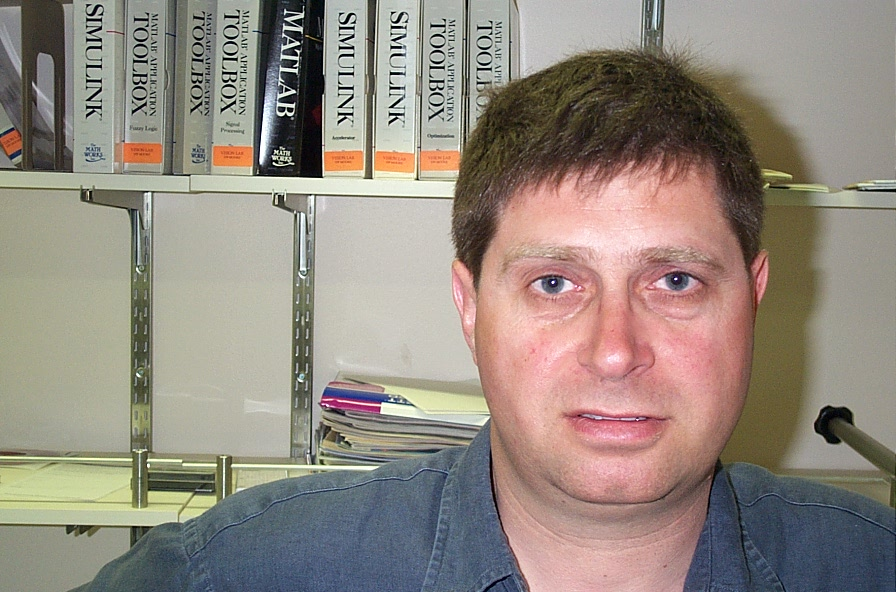
#> input picture homework3/image_0001.jpg, 896 x 592 px; its folder holds only this picture in this run
$ python -i eigenface.py   (imports and definitions only)
#> lines starting #> are read from the running program, lines starting #| are printed output that depends on the picture
import cv2
import numpy as np
import logging
import coloredlogs
import random
import os
from numpy.core.numeric import Infinity
from tqdm import tqdm
import scipy.sparse.linalg as sla
import scipy.linalg as la
import json
import math

log = logging.getLogger(__name__)
# [1 line not run here, left out]


class EigenFaceException(Exception):
    # [6 lines left out: function __init__, not called in this run]


class EigenFaceUtils:
    # desired face mask values to be used
    def __init__(self, width=128, height=128, left=np.array([48, 48]), right=np.array([80, 48]), isColor=False, nEigenFaces=None, targetPercentage=None, useBuiltin=False, useHighgui=True):
        # # at least one of them should be provided
        # assert nEigenFaces is not None or targetPercentage is not None
        self.w = width
        self.h = height
        self.l = left  # x, y
        self.r = right  # x, y
        self.face_cascade = None
        self.eye_cascade = None
        self.eyeDict = {}
        self.batch = None  # samples
        self.covar = None  # covariances
        self.eigenValues = None
        self.eigenVectors = None
        self.eigenFaces = None
        self.mean = None
        self.isColor = isColor
        self.nEigenFaces = nEigenFaces
        self.targetPercentage = targetPercentage
        self.useBuiltin = useBuiltin
        self.useHighgui = useHighgui
        self.pathList = None
        self.faceDict = {}
        # ! cannot be pickled, rememeber to delete after loading
        try:
            self.face_cascade = cv2.CascadeClassifier("haarcascade_frontalface_default.xml")
            self.eye_cascade = cv2.CascadeClassifier("haarcascade_eye.xml")
        except Exception as e:
            log.error(f"Cannot load CascadeClassifier {e}")

    def alignFace2Mask(self, face: np.ndarray, left: np.ndarray, right: np.ndarray) -> np.ndarray:
        faceVect = left - right
        maskVect = self.l - self.r
        log.info(f"Getting faceVect: {faceVect} and maskVect: {maskVect}")
        faceNorm = np.linalg.norm(faceVect)
        maskNorm = np.linalg.norm(maskVect)
        log.info(f"Getting faceNorm: {faceNorm} and maskNorm: {maskNorm}")
        scale = maskNorm / faceNorm
        log.info(f"Should scale the image to: {scale}")
        faceAngle = np.degrees(np.arctan2(*faceVect))
        maskAngle = np.degrees(np.arctan2(*maskVect))
        angle = maskAngle - faceAngle
        log.info(f"Should rotate the image: {maskAngle} - {faceAngle} = {angle} degrees")
        faceCenter = (left+right)/2
        maskCenter = (self.l+self.r) / 2
        log.info(f"Getting faceCenter: {faceCenter} and maskCenter: {maskCenter}")
        translation = maskCenter - faceCenter
        log.info(f"Should translate the image using: {translation}")

        if scale > 1:
            # if we're scaling up, we should first translate then do the scaling
            # else the image will get cropped
            # and we'd all want to use the larger destination width*height
            M = np.array([[1, 0, translation[0]],
                          [0, 1, translation[1]]])
            face = cv2.warpAffine(face, M, (self.w, self.h))
            M = cv2.getRotationMatrix2D(tuple(maskCenter), angle, scale)
            face = cv2.warpAffine(face, M, (self.w, self.h))
        else:
            # if we're scaling down, we should first rotate and scale then translate
            # else the image will get cropped
            # and we'd all want to use the larger destination width*height
            M = cv2.getRotationMatrix2D(tuple(faceCenter), angle, scale)
            face = cv2.warpAffine(face, M, (face.shape[1], face.shape[0]))
            M = np.array([[1, 0, translation[0]],
                          [0, 1, translation[1]]])
            face = cv2.warpAffine(face, M, (self.w, self.h))
        return face

    def detectFacesEyes(self, gray: np.ndarray) -> np.ndarray:
        # Detect faces and eyes on a grayscale image
        # rememeber to convert color before calling this
        faces = self.face_cascade.detectMultiScale(gray, 1.3, 5)
        eyes = np.ndarray((0, 2))
        # assuming only one face here
        for (x, y, w, h) in faces:
            roi_gray = gray[y:y+h, x:x+w]
            new = self.eye_cascade.detectMultiScale(roi_gray)
            for (dx, dy, dw, dh) in new:
                eyes = np.concatenate([eyes, np.array([[dx+dw/2+x, dy+dh/2+y]])])
        order = np.argsort(eyes[:, 0])  # sort by first column, which is x
        eyes = eyes[order]
        return faces, eyes

    @property
    def grayLen(self):
        return self.w*self.h

    @property
    def colorLen(self):
        return self.grayLen*3

    @property
    def shouldLen(self):
        return self.colorLen if self.isColor else self.grayLen

    # [10 lines left out: function equalizeHistColor, not called in this run]

    def getEyes(self, name, img=None):
        # Try getting eye position of an image
        # first check internal dictionary for already loaded txt file
        # then try recognizing the eye
        # ! this function assume you've already loaded the txt files
        # else it will just perform haar cascaded recognition
        # name = os.path.basename(name)  # get file name
        # name = os.path.splitext(name)[0]  # without ext
        if not name in self.eyeDict:
            # cannot find the already processed data in dict
            if self.isColor:
                gray = cv2.cvtColor(img, cv2.COLOR_BGR2GRAY)
            else:
                gray = img
            eyes = self.detectFacesEyes(gray)[1]  # we only need the eyes
            self.eyeDict[name] = eyes
            log.info(f"eyeDict updated: {self.eyeDict[name]}")
            return eyes
        else:
            return self.eyeDict[name]

    def getImage(self, name, manual_check=False) -> np.ndarray:
        # the load the image accordingly
        if self.isColor:
            img = cv2.imread(name, cv2.IMREAD_COLOR)
        else:
            img = cv2.imread(name, cv2.IMREAD_GRAYSCALE)

        # try getting eye position
        basename = os.path.basename(name)  # get file name
        basename = os.path.splitext(basename)[0]  # without ext
        eyes = self.getEyes(basename, img)
        log.info(f"Getting eyes: {eyes}")
        if not len(eyes) == 2:
            log.warning(f"Cannot get two eyes from this image: {name}, {len(eyes)} eyes")
            del self.eyeDict[basename]
            raise EigenFaceException("Bad image")

        # align according to eye position
        dst = self.alignFace2Mask(img, eyes[0], eyes[1])

        # hist equalization
        if self.isColor:
            dst = self.equalizeHistColor(dst)
        else:
            dst = cv2.equalizeHist(dst)

        # should we check every image before/after loading?
        if manual_check:
            cv2.imshow(name, dst)
            cv2.waitKey()
            cv2.destroyWindow(name)
        return dst

    def getImageFull(self, imgname) -> np.ndarray:
        # Load the image specified and check for corresponding txt file to get the eye position from the file
        txtname = f"{os.path.splitext(imgname)[0]}.txt"
        if os.path.isfile(txtname):
            self.updateEyeDictEntry(txtname)

        log.info(f"Loading image: {imgname}")
        return self.getImage(imgname)
#> in getImage, `img = cv2.imread(name, cv2.IMREAD_GRAYSCALE)`:
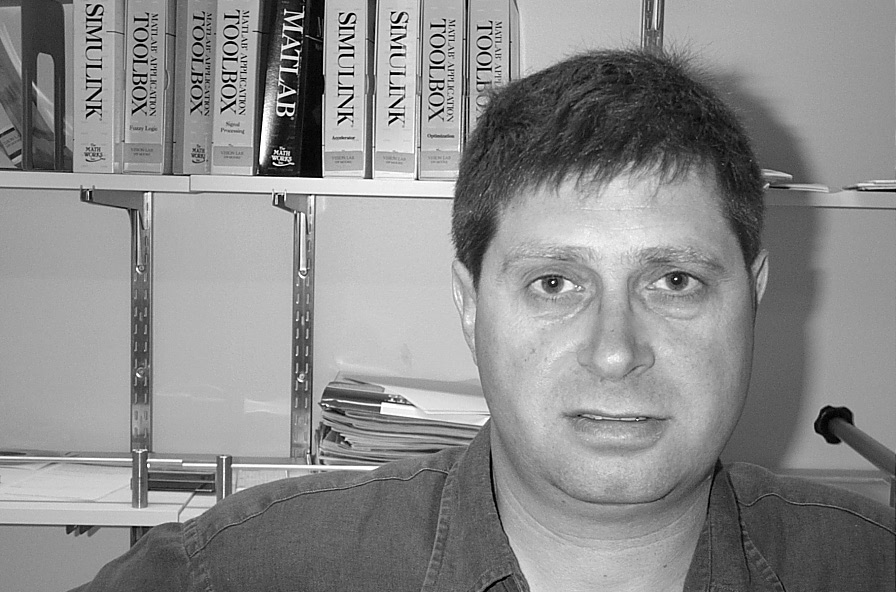
#> img: shape (592, 896); min 0, max 255, mean 139.1
#> in detectFacesEyes, `faces = self.face_cascade.detectMultiScale(gray, 1.3, 5)`: faces = [[450, 158, 334, 334]]
#> the loop in detectFacesEyes, `for (x, y, w, h) in faces:` made 1 pass
#> (x, y, w, h, new) on pass 1: (450, 158, 334, 334, [[65, 93, 67, 67], [192, 89, 70, 70]])
#> pass 1, in detectFacesEyes, `roi_gray = gray[y:y+h, x:x+w]`:
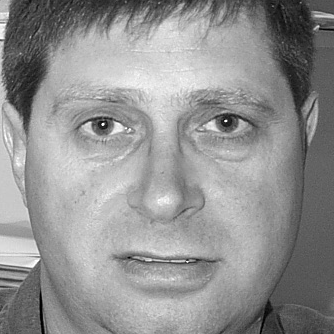
#> roi_gray: shape (334, 334); min 0, max 255, mean 145.5
#> in getEyes, `eyes = self.detectFacesEyes(gray)[1]`: eyes = [[548.5, 284.5], [677, 282]]
#> in alignFace2Mask, `faceVect = left - right`: faceVect = [-128.5, 2.5]
#> in alignFace2Mask, `faceNorm = np.linalg.norm(faceVect)`: faceNorm = 128.5
#> in alignFace2Mask, `scale = maskNorm / faceNorm`: scale = 0.249
#> in alignFace2Mask, `faceAngle = np.degrees(np.arctan2(*faceVect))`: faceAngle = -88.89
#> in alignFace2Mask, `angle = maskAngle - faceAngle`: angle = -1.11
#> in alignFace2Mask, `faceCenter = (left+right)/2`: faceCenter = [612.8, 283.2]
#> in alignFace2Mask, `translation = maskCenter - faceCenter`: translation = [-548.8, -235.2]
#> in alignFace2Mask, `M = cv2.getRotationMatrix2D(tuple(faceCenter), angle, scale)`: M = [[0.249, -0.00484, 461.6], [0.00484, 0.249, 209.8]]
#> in alignFace2Mask, `face = cv2.warpAffine(face, M, (face.shape[1], face.shape[0]))`:
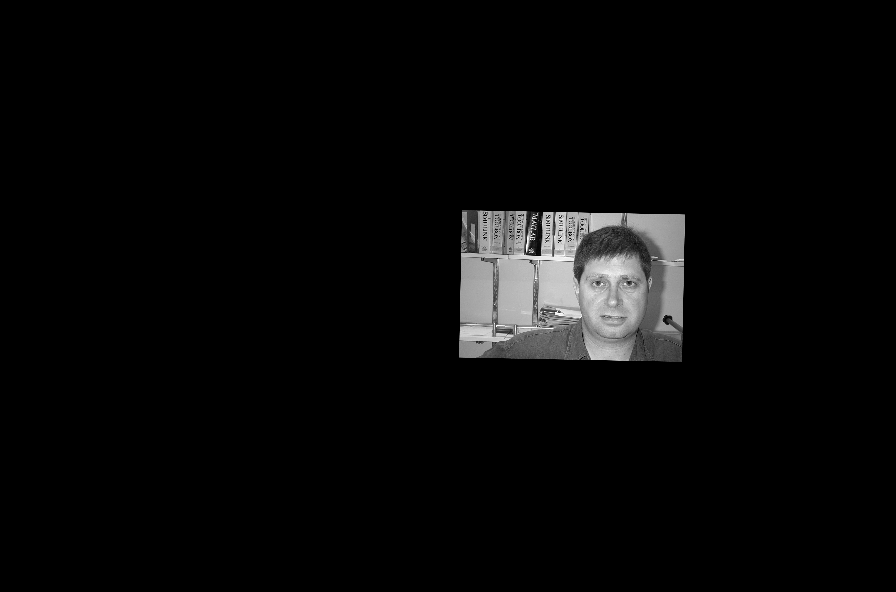
#> face: shape (592, 896); min 0, max 255, mean 8.6
#> in alignFace2Mask, `M = np.array([[1, 0, translation[0]], [0, 1, translation[1]]])`: M = [[1, 0, -548.8], [0, 1, -235.2]]
#> in alignFace2Mask, `face = cv2.warpAffine(face, M, (self.w, self.h))`:
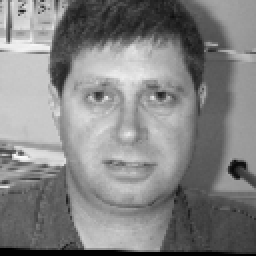
#> face: shape (128, 128) (shown 2 times larger); min 0, max 251, mean 131.4
#> in getImage, `dst = cv2.equalizeHist(dst)`:
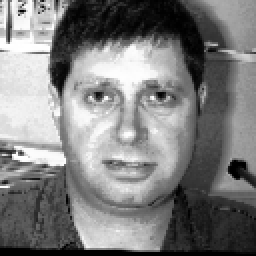
#> dst: shape (128, 128) (shown 2 times larger); min 0, max 255, mean 126

    # [268 lines left out: functions updateBatchData, updateEyeDict, updateEyeDictEntry, updateMean, updateCovarMatrix, updateCovarMatrixSlow and 11 more, not called in this run]

    @staticmethod
    def normalizeImg(mean: np.ndarray) -> np.ndarray:
        return ((mean-np.min(mean)) * 255 / (np.max(mean)-np.min(mean))).astype("uint8")

    # [142 lines left out: functions drawEigenFaces, getMeanEigen, updateFaceDict, train, reconstruct, not called in this run]

>>> result = EigenFaceUtils().getImageFull('../image_0001.jpg')
